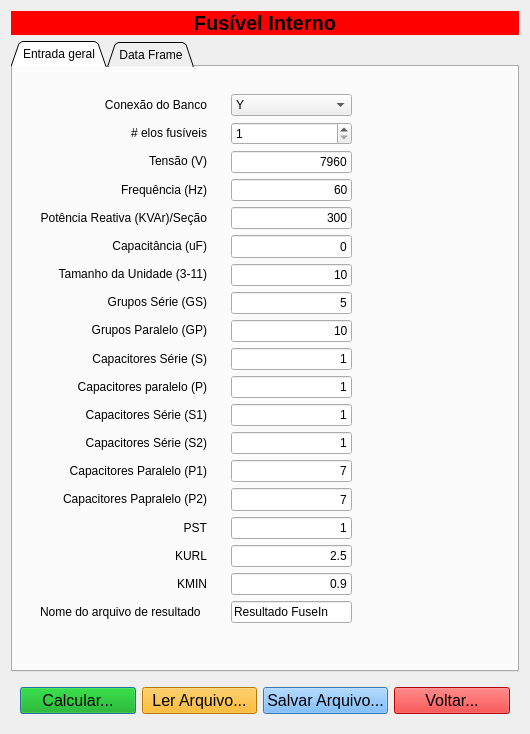
<?xml version="1.0" encoding="UTF-8"?>
<ui version="4.0">
 <class>Win_FuseIn</class>
 <widget class="QDialog" name="Win_FuseIn">
  <property name="geometry">
   <rect>
    <x>0</x>
    <y>0</y>
    <width>530</width>
    <height>728</height>
   </rect>
  </property>
  <property name="windowTitle">
   <string>Fusível Interno</string>
  </property>
  <layout class="QVBoxLayout" name="verticalLayout_3">
   <item>
    <widget class="QLabel" name="label_19">
     <property name="font">
      <font>
       <pointsize>15</pointsize>
       <weight>75</weight>
       <bold>true</bold>
      </font>
     </property>
     <property name="styleSheet">
      <string notr="true">background-color: rgb(255, 0, 0);</string>
     </property>
     <property name="text">
      <string>Fusível Interno</string>
     </property>
     <property name="alignment">
      <set>Qt::AlignCenter</set>
     </property>
    </widget>
   </item>
   <item>
    <widget class="QTabWidget" name="tabWidget">
     <property name="tabShape">
      <enum>QTabWidget::Triangular</enum>
     </property>
     <property name="currentIndex">
      <number>0</number>
     </property>
     <widget class="QWidget" name="tabInput">
      <attribute name="title">
       <string>Entrada geral</string>
      </attribute>
      <layout class="QVBoxLayout" name="verticalLayout_5">
       <item>
        <widget class="QFrame" name="frame_2">
         <property name="frameShape">
          <enum>QFrame::NoFrame</enum>
         </property>
         <property name="frameShadow">
          <enum>QFrame::Raised</enum>
         </property>
         <layout class="QHBoxLayout" name="horizontalLayout">
          <item>
           <widget class="QFrame" name="fr_labels">
            <property name="frameShape">
             <enum>QFrame::NoFrame</enum>
            </property>
            <property name="frameShadow">
             <enum>QFrame::Raised</enum>
            </property>
            <layout class="QVBoxLayout" name="verticalLayout">
             <item>
              <widget class="QLabel" name="label_20">
               <property name="text">
                <string>Conexão do Banco</string>
               </property>
               <property name="alignment">
                <set>Qt::AlignRight|Qt::AlignTrailing|Qt::AlignVCenter</set>
               </property>
              </widget>
             </item>
             <item>
              <widget class="QLabel" name="label_2">
               <property name="text">
                <string># elos fusíveis</string>
               </property>
               <property name="alignment">
                <set>Qt::AlignRight|Qt::AlignTrailing|Qt::AlignVCenter</set>
               </property>
              </widget>
             </item>
             <item>
              <widget class="QLabel" name="label_4">
               <property name="text">
                <string>Tensão (V)</string>
               </property>
               <property name="alignment">
                <set>Qt::AlignRight|Qt::AlignTrailing|Qt::AlignVCenter</set>
               </property>
              </widget>
             </item>
             <item>
              <widget class="QLabel" name="label_5">
               <property name="text">
                <string>Frequência (Hz)</string>
               </property>
               <property name="alignment">
                <set>Qt::AlignRight|Qt::AlignTrailing|Qt::AlignVCenter</set>
               </property>
              </widget>
             </item>
             <item>
              <widget class="QLabel" name="label_6">
               <property name="text">
                <string>Potência Reativa (KVAr)/Seção</string>
               </property>
               <property name="alignment">
                <set>Qt::AlignRight|Qt::AlignTrailing|Qt::AlignVCenter</set>
               </property>
              </widget>
             </item>
             <item>
              <widget class="QLabel" name="label_11">
               <property name="text">
                <string>Capacitância (uF)</string>
               </property>
               <property name="alignment">
                <set>Qt::AlignRight|Qt::AlignTrailing|Qt::AlignVCenter</set>
               </property>
              </widget>
             </item>
             <item>
              <widget class="QLabel" name="label_7">
               <property name="text">
                <string>Tamanho da Unidade (3-11)</string>
               </property>
               <property name="alignment">
                <set>Qt::AlignRight|Qt::AlignTrailing|Qt::AlignVCenter</set>
               </property>
              </widget>
             </item>
             <item>
              <widget class="QLabel" name="label_9">
               <property name="text">
                <string>Grupos Série (GS)</string>
               </property>
               <property name="alignment">
                <set>Qt::AlignRight|Qt::AlignTrailing|Qt::AlignVCenter</set>
               </property>
              </widget>
             </item>
             <item>
              <widget class="QLabel" name="label_10">
               <property name="text">
                <string>Grupos Paralelo (GP)</string>
               </property>
               <property name="alignment">
                <set>Qt::AlignRight|Qt::AlignTrailing|Qt::AlignVCenter</set>
               </property>
              </widget>
             </item>
             <item>
              <widget class="QLabel" name="label_S">
               <property name="text">
                <string>Capacitores Série (S)</string>
               </property>
               <property name="alignment">
                <set>Qt::AlignRight|Qt::AlignTrailing|Qt::AlignVCenter</set>
               </property>
              </widget>
             </item>
             <item>
              <widget class="QLabel" name="label_P0">
               <property name="text">
                <string>Capacitores paralelo (P)</string>
               </property>
               <property name="alignment">
                <set>Qt::AlignRight|Qt::AlignTrailing|Qt::AlignVCenter</set>
               </property>
              </widget>
             </item>
             <item>
              <widget class="QLabel" name="label_S1">
               <property name="enabled">
                <bool>true</bool>
               </property>
               <property name="text">
                <string>Capacitores Série (S1)</string>
               </property>
               <property name="alignment">
                <set>Qt::AlignRight|Qt::AlignTrailing|Qt::AlignVCenter</set>
               </property>
              </widget>
             </item>
             <item>
              <widget class="QLabel" name="label_S2">
               <property name="enabled">
                <bool>true</bool>
               </property>
               <property name="text">
                <string>Capacitores Série (S2)</string>
               </property>
               <property name="alignment">
                <set>Qt::AlignRight|Qt::AlignTrailing|Qt::AlignVCenter</set>
               </property>
              </widget>
             </item>
             <item>
              <widget class="QLabel" name="label_P1">
               <property name="enabled">
                <bool>true</bool>
               </property>
               <property name="text">
                <string>Capacitores Paralelo (P1)</string>
               </property>
               <property name="alignment">
                <set>Qt::AlignRight|Qt::AlignTrailing|Qt::AlignVCenter</set>
               </property>
              </widget>
             </item>
             <item>
              <widget class="QLabel" name="label_P2">
               <property name="enabled">
                <bool>true</bool>
               </property>
               <property name="text">
                <string>Capacitores Papralelo (P2)</string>
               </property>
               <property name="alignment">
                <set>Qt::AlignRight|Qt::AlignTrailing|Qt::AlignVCenter</set>
               </property>
              </widget>
             </item>
             <item>
              <widget class="QLabel" name="label_23">
               <property name="text">
                <string>PST</string>
               </property>
               <property name="alignment">
                <set>Qt::AlignRight|Qt::AlignTrailing|Qt::AlignVCenter</set>
               </property>
              </widget>
             </item>
             <item>
              <widget class="QLabel" name="label_27">
               <property name="text">
                <string>KURL</string>
               </property>
               <property name="alignment">
                <set>Qt::AlignRight|Qt::AlignTrailing|Qt::AlignVCenter</set>
               </property>
              </widget>
             </item>
             <item>
              <widget class="QLabel" name="label">
               <property name="text">
                <string>KMIN</string>
               </property>
               <property name="alignment">
                <set>Qt::AlignRight|Qt::AlignTrailing|Qt::AlignVCenter</set>
               </property>
              </widget>
             </item>
             <item>
              <widget class="QLabel" name="label_12">
               <property name="text">
                <string>Nome do arquivo de resultado</string>
               </property>
              </widget>
             </item>
             <item>
              <spacer name="verticalSpacer_3">
               <property name="orientation">
                <enum>Qt::Vertical</enum>
               </property>
               <property name="sizeType">
                <enum>QSizePolicy::Fixed</enum>
               </property>
               <property name="sizeHint" stdset="0">
                <size>
                 <width>20</width>
                 <height>20</height>
                </size>
               </property>
              </spacer>
             </item>
            </layout>
           </widget>
          </item>
          <item>
           <widget class="QFrame" name="fr_edit">
            <property name="sizePolicy">
             <sizepolicy hsizetype="Ignored" vsizetype="Preferred">
              <horstretch>0</horstretch>
              <verstretch>0</verstretch>
             </sizepolicy>
            </property>
            <property name="frameShape">
             <enum>QFrame::NoFrame</enum>
            </property>
            <property name="frameShadow">
             <enum>QFrame::Raised</enum>
            </property>
            <layout class="QVBoxLayout" name="verticalLayout_2">
             <item>
              <widget class="QComboBox" name="cb_Conex">
               <property name="enabled">
                <bool>true</bool>
               </property>
               <property name="sizePolicy">
                <sizepolicy hsizetype="Expanding" vsizetype="Expanding">
                 <horstretch>0</horstretch>
                 <verstretch>0</verstretch>
                </sizepolicy>
               </property>
               <property name="currentIndex">
                <number>0</number>
               </property>
               <property name="placeholderText">
                <string/>
               </property>
               <item>
                <property name="text">
                 <string>Y</string>
                </property>
               </item>
               <item>
                <property name="text">
                 <string>Y0</string>
                </property>
               </item>
               <item>
                <property name="text">
                 <string>I</string>
                </property>
               </item>
               <item>
                <property name="text">
                 <string>D</string>
                </property>
               </item>
               <item>
                <property name="text">
                 <string>YY</string>
                </property>
               </item>
               <item>
                <property name="text">
                 <string>Y0HI</string>
                </property>
               </item>
               <item>
                <property name="text">
                 <string>YH</string>
                </property>
               </item>
               <item>
                <property name="text">
                 <string>H</string>
                </property>
               </item>
               <item>
                <property name="text">
                 <string>Y0H</string>
                </property>
               </item>
               <item>
                <property name="text">
                 <string>HI</string>
                </property>
               </item>
               <item>
                <property name="text">
                 <string>YHI</string>
                </property>
               </item>
               <item>
                <property name="text">
                 <string>DHI</string>
                </property>
               </item>
               <item>
                <property name="text">
                 <string>DH</string>
                </property>
               </item>
              </widget>
             </item>
             <item>
              <widget class="QSpinBox" name="spinBoxNumElos">
               <property name="minimum">
                <number>1</number>
               </property>
               <property name="maximum">
                <number>2</number>
               </property>
              </widget>
             </item>
             <item>
              <widget class="QLineEdit" name="ed_Vn">
               <property name="sizePolicy">
                <sizepolicy hsizetype="Expanding" vsizetype="Expanding">
                 <horstretch>0</horstretch>
                 <verstretch>0</verstretch>
                </sizepolicy>
               </property>
               <property name="text">
                <string>7960</string>
               </property>
               <property name="alignment">
                <set>Qt::AlignRight|Qt::AlignTrailing|Qt::AlignVCenter</set>
               </property>
               <property name="placeholderText">
                <string>Tensão (V)</string>
               </property>
              </widget>
             </item>
             <item>
              <widget class="QLineEdit" name="ed_Fr">
               <property name="sizePolicy">
                <sizepolicy hsizetype="Expanding" vsizetype="Expanding">
                 <horstretch>0</horstretch>
                 <verstretch>0</verstretch>
                </sizepolicy>
               </property>
               <property name="text">
                <string>60</string>
               </property>
               <property name="alignment">
                <set>Qt::AlignRight|Qt::AlignTrailing|Qt::AlignVCenter</set>
               </property>
               <property name="placeholderText">
                <string>Frequência (HZ)</string>
               </property>
              </widget>
             </item>
             <item>
              <widget class="QLineEdit" name="ed_KVAR">
               <property name="sizePolicy">
                <sizepolicy hsizetype="Expanding" vsizetype="Expanding">
                 <horstretch>0</horstretch>
                 <verstretch>0</verstretch>
                </sizepolicy>
               </property>
               <property name="text">
                <string>300</string>
               </property>
               <property name="alignment">
                <set>Qt::AlignRight|Qt::AlignTrailing|Qt::AlignVCenter</set>
               </property>
               <property name="placeholderText">
                <string>Potência Reativa (kVAr)</string>
               </property>
              </widget>
             </item>
             <item>
              <widget class="QLineEdit" name="ed_Cap">
               <property name="sizePolicy">
                <sizepolicy hsizetype="Expanding" vsizetype="Expanding">
                 <horstretch>0</horstretch>
                 <verstretch>0</verstretch>
                </sizepolicy>
               </property>
               <property name="text">
                <string>0</string>
               </property>
               <property name="alignment">
                <set>Qt::AlignRight|Qt::AlignTrailing|Qt::AlignVCenter</set>
               </property>
              </widget>
             </item>
             <item>
              <widget class="QLineEdit" name="ed_size_un">
               <property name="text">
                <string>10</string>
               </property>
               <property name="alignment">
                <set>Qt::AlignRight|Qt::AlignTrailing|Qt::AlignVCenter</set>
               </property>
              </widget>
             </item>
             <item>
              <widget class="QLineEdit" name="ed_G_SI">
               <property name="sizePolicy">
                <sizepolicy hsizetype="Expanding" vsizetype="Expanding">
                 <horstretch>0</horstretch>
                 <verstretch>0</verstretch>
                </sizepolicy>
               </property>
               <property name="text">
                <string>5</string>
               </property>
               <property name="alignment">
                <set>Qt::AlignRight|Qt::AlignTrailing|Qt::AlignVCenter</set>
               </property>
               <property name="placeholderText">
                <string>MILS Paper</string>
               </property>
              </widget>
             </item>
             <item>
              <widget class="QLineEdit" name="ed_GPI">
               <property name="sizePolicy">
                <sizepolicy hsizetype="Expanding" vsizetype="Expanding">
                 <horstretch>0</horstretch>
                 <verstretch>0</verstretch>
                </sizepolicy>
               </property>
               <property name="text">
                <string>10</string>
               </property>
               <property name="alignment">
                <set>Qt::AlignRight|Qt::AlignTrailing|Qt::AlignVCenter</set>
               </property>
               <property name="placeholderText">
                <string>MILS Filme</string>
               </property>
              </widget>
             </item>
             <item>
              <widget class="QLineEdit" name="ed_serie">
               <property name="sizePolicy">
                <sizepolicy hsizetype="Expanding" vsizetype="Expanding">
                 <horstretch>0</horstretch>
                 <verstretch>0</verstretch>
                </sizepolicy>
               </property>
               <property name="text">
                <string>1</string>
               </property>
               <property name="alignment">
                <set>Qt::AlignRight|Qt::AlignTrailing|Qt::AlignVCenter</set>
               </property>
               <property name="placeholderText">
                <string>Sobre Voltas</string>
               </property>
              </widget>
             </item>
             <item>
              <widget class="QLineEdit" name="ed_P0">
               <property name="sizePolicy">
                <sizepolicy hsizetype="Expanding" vsizetype="Expanding">
                 <horstretch>0</horstretch>
                 <verstretch>0</verstretch>
                </sizepolicy>
               </property>
               <property name="text">
                <string>1</string>
               </property>
               <property name="alignment">
                <set>Qt::AlignRight|Qt::AlignTrailing|Qt::AlignVCenter</set>
               </property>
              </widget>
             </item>
             <item>
              <widget class="QLineEdit" name="ed_S1">
               <property name="enabled">
                <bool>true</bool>
               </property>
               <property name="sizePolicy">
                <sizepolicy hsizetype="Expanding" vsizetype="Expanding">
                 <horstretch>0</horstretch>
                 <verstretch>0</verstretch>
                </sizepolicy>
               </property>
               <property name="text">
                <string>1</string>
               </property>
               <property name="alignment">
                <set>Qt::AlignRight|Qt::AlignTrailing|Qt::AlignVCenter</set>
               </property>
              </widget>
             </item>
             <item>
              <widget class="QLineEdit" name="ed_S2">
               <property name="enabled">
                <bool>true</bool>
               </property>
               <property name="sizePolicy">
                <sizepolicy hsizetype="Expanding" vsizetype="Expanding">
                 <horstretch>0</horstretch>
                 <verstretch>0</verstretch>
                </sizepolicy>
               </property>
               <property name="text">
                <string>1</string>
               </property>
               <property name="alignment">
                <set>Qt::AlignRight|Qt::AlignTrailing|Qt::AlignVCenter</set>
               </property>
              </widget>
             </item>
             <item>
              <widget class="QLineEdit" name="ed_P1">
               <property name="enabled">
                <bool>true</bool>
               </property>
               <property name="sizePolicy">
                <sizepolicy hsizetype="Expanding" vsizetype="Expanding">
                 <horstretch>0</horstretch>
                 <verstretch>0</verstretch>
                </sizepolicy>
               </property>
               <property name="text">
                <string>7</string>
               </property>
               <property name="alignment">
                <set>Qt::AlignRight|Qt::AlignTrailing|Qt::AlignVCenter</set>
               </property>
              </widget>
             </item>
             <item>
              <widget class="QLineEdit" name="ed_P2">
               <property name="enabled">
                <bool>true</bool>
               </property>
               <property name="sizePolicy">
                <sizepolicy hsizetype="Expanding" vsizetype="Expanding">
                 <horstretch>0</horstretch>
                 <verstretch>0</verstretch>
                </sizepolicy>
               </property>
               <property name="text">
                <string>7</string>
               </property>
               <property name="alignment">
                <set>Qt::AlignRight|Qt::AlignTrailing|Qt::AlignVCenter</set>
               </property>
              </widget>
             </item>
             <item>
              <widget class="QLineEdit" name="ed_PST">
               <property name="sizePolicy">
                <sizepolicy hsizetype="Expanding" vsizetype="Expanding">
                 <horstretch>0</horstretch>
                 <verstretch>0</verstretch>
                </sizepolicy>
               </property>
               <property name="text">
                <string>1</string>
               </property>
               <property name="alignment">
                <set>Qt::AlignRight|Qt::AlignTrailing|Qt::AlignVCenter</set>
               </property>
              </widget>
             </item>
             <item>
              <widget class="QLineEdit" name="ed_KURL">
               <property name="sizePolicy">
                <sizepolicy hsizetype="Expanding" vsizetype="Expanding">
                 <horstretch>0</horstretch>
                 <verstretch>0</verstretch>
                </sizepolicy>
               </property>
               <property name="text">
                <string>2.5</string>
               </property>
               <property name="alignment">
                <set>Qt::AlignRight|Qt::AlignTrailing|Qt::AlignVCenter</set>
               </property>
              </widget>
             </item>
             <item>
              <widget class="QLineEdit" name="ed_KMIN">
               <property name="sizePolicy">
                <sizepolicy hsizetype="Expanding" vsizetype="Expanding">
                 <horstretch>0</horstretch>
                 <verstretch>0</verstretch>
                </sizepolicy>
               </property>
               <property name="text">
                <string>0.9</string>
               </property>
               <property name="alignment">
                <set>Qt::AlignRight|Qt::AlignTrailing|Qt::AlignVCenter</set>
               </property>
              </widget>
             </item>
             <item>
              <widget class="QLineEdit" name="ed_file_name">
               <property name="sizePolicy">
                <sizepolicy hsizetype="Expanding" vsizetype="Expanding">
                 <horstretch>0</horstretch>
                 <verstretch>0</verstretch>
                </sizepolicy>
               </property>
               <property name="text">
                <string>Resultado FuseIn</string>
               </property>
              </widget>
             </item>
             <item>
              <spacer name="verticalSpacer_4">
               <property name="orientation">
                <enum>Qt::Vertical</enum>
               </property>
               <property name="sizeType">
                <enum>QSizePolicy::Fixed</enum>
               </property>
               <property name="sizeHint" stdset="0">
                <size>
                 <width>20</width>
                 <height>20</height>
                </size>
               </property>
              </spacer>
             </item>
            </layout>
           </widget>
          </item>
          <item>
           <spacer name="horizontalSpacer">
            <property name="orientation">
             <enum>Qt::Horizontal</enum>
            </property>
            <property name="sizeHint" stdset="0">
             <size>
              <width>40</width>
              <height>20</height>
             </size>
            </property>
           </spacer>
          </item>
         </layout>
        </widget>
       </item>
      </layout>
     </widget>
     <widget class="QWidget" name="tabDF">
      <attribute name="title">
       <string>Data Frame</string>
      </attribute>
      <layout class="QVBoxLayout" name="verticalLayout_4">
       <item>
        <widget class="QFrame" name="frame_DF">
         <property name="frameShape">
          <enum>QFrame::StyledPanel</enum>
         </property>
         <property name="frameShadow">
          <enum>QFrame::Raised</enum>
         </property>
         <layout class="QVBoxLayout" name="verticalLayout_6">
          <item>
           <widget class="QTableView" name="tableView_1"/>
          </item>
          <item>
           <widget class="QTableView" name="tableView_2"/>
          </item>
          <item>
           <widget class="QTableView" name="tableView_3"/>
          </item>
         </layout>
        </widget>
       </item>
      </layout>
     </widget>
    </widget>
   </item>
   <item>
    <widget class="QFrame" name="frame_14">
     <property name="frameShape">
      <enum>QFrame::NoFrame</enum>
     </property>
     <property name="frameShadow">
      <enum>QFrame::Raised</enum>
     </property>
     <layout class="QHBoxLayout" name="horizontalLayout_3">
      <item>
       <widget class="QPushButton" name="bt_calc">
        <property name="font">
         <font>
          <pointsize>12</pointsize>
         </font>
        </property>
        <property name="styleSheet">
         <string notr="true">background-color: rgb(0, 170, 0);</string>
        </property>
        <property name="text">
         <string>Calcular...</string>
        </property>
        <property name="icon">
         <iconset resource="../img/bree.qrc">
          <normaloff>:/bree/calculadora.png</normaloff>:/bree/calculadora.png</iconset>
        </property>
       </widget>
      </item>
      <item>
       <widget class="QPushButton" name="bt_read_file">
        <property name="font">
         <font>
          <pointsize>12</pointsize>
          <weight>50</weight>
          <bold>false</bold>
         </font>
        </property>
        <property name="styleSheet">
         <string notr="true">background-color: rgb(255, 170, 0);</string>
        </property>
        <property name="text">
         <string>Ler Arquivo...</string>
        </property>
        <property name="icon">
         <iconset resource="../img/bree.qrc">
          <normaloff>:/bree/document-sticky-note.png</normaloff>:/bree/document-sticky-note.png</iconset>
        </property>
       </widget>
      </item>
      <item>
       <widget class="QPushButton" name="bt_save_file">
        <property name="font">
         <font>
          <pointsize>12</pointsize>
         </font>
        </property>
        <property name="styleSheet">
         <string notr="true">background-color: rgb(85, 170, 255);</string>
        </property>
        <property name="text">
         <string>Salvar Arquivo...</string>
        </property>
        <property name="icon">
         <iconset resource="../img/bree.qrc">
          <normaloff>:/bree/folder-open-document.png</normaloff>:/bree/folder-open-document.png</iconset>
        </property>
       </widget>
      </item>
      <item>
       <widget class="QPushButton" name="bt_close">
        <property name="font">
         <font>
          <pointsize>12</pointsize>
         </font>
        </property>
        <property name="styleSheet">
         <string notr="true">background-color: rgb(255, 0, 0);</string>
        </property>
        <property name="text">
         <string>Voltar...</string>
        </property>
        <property name="icon">
         <iconset resource="../img/bree.qrc">
          <normaloff>:/bree/verificar.png</normaloff>:/bree/verificar.png</iconset>
        </property>
       </widget>
      </item>
     </layout>
    </widget>
   </item>
  </layout>
 </widget>
 <tabstops>
  <tabstop>cb_Conex</tabstop>
  <tabstop>spinBoxNumElos</tabstop>
  <tabstop>ed_Vn</tabstop>
  <tabstop>ed_Fr</tabstop>
  <tabstop>ed_KVAR</tabstop>
  <tabstop>ed_Cap</tabstop>
  <tabstop>ed_size_un</tabstop>
  <tabstop>ed_G_SI</tabstop>
  <tabstop>ed_GPI</tabstop>
  <tabstop>ed_serie</tabstop>
  <tabstop>ed_P0</tabstop>
  <tabstop>ed_S1</tabstop>
  <tabstop>ed_S2</tabstop>
  <tabstop>ed_P1</tabstop>
  <tabstop>ed_P2</tabstop>
  <tabstop>ed_PST</tabstop>
  <tabstop>ed_KURL</tabstop>
  <tabstop>ed_KMIN</tabstop>
  <tabstop>ed_file_name</tabstop>
  <tabstop>bt_calc</tabstop>
  <tabstop>bt_read_file</tabstop>
  <tabstop>bt_save_file</tabstop>
  <tabstop>bt_close</tabstop>
  <tabstop>tabWidget</tabstop>
  <tabstop>tableView_2</tabstop>
  <tabstop>tableView_3</tabstop>
  <tabstop>tableView_1</tabstop>
 </tabstops>
 <resources>
  <include location="../img/bree.qrc"/>
 </resources>
 <connections>
  <connection>
   <sender>bt_close</sender>
   <signal>clicked()</signal>
   <receiver>Win_FuseIn</receiver>
   <slot>close()</slot>
   <hints>
    <hint type="sourcelabel">
     <x>385</x>
     <y>767</y>
    </hint>
    <hint type="destinationlabel">
     <x>261</x>
     <y>400</y>
    </hint>
   </hints>
  </connection>
 </connections>
</ui>
